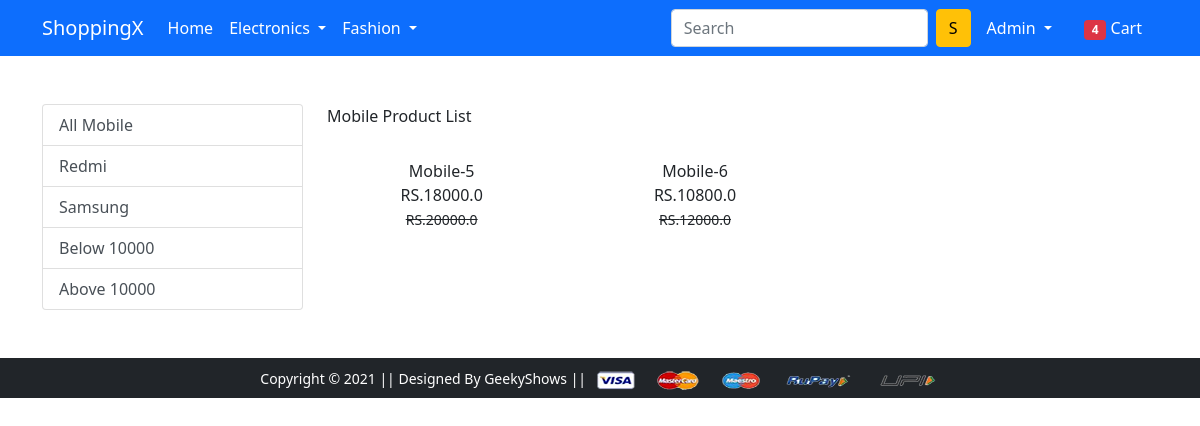
/mobile/above (signed in), run on the app's committed database.
### app/models.py (models this page shows, shortened)
class Product(models.Model):
    title=models.CharField(max_length=100)
    selling_price=models.FloatField()
    discounted_price = models.FloatField()
    description = models.TextField()
    brand = models.CharField(max_length=200)
    category= models.CharField(choices=CATEGORY_CHOICES,max_length=10)
    product_image = models.ImageField(upload_to='productimg')

### app/views.py (the view)
# urls.py: path('mobile/', views.mobile, name='mobile'),
@login_required
def mobile(request, data=None):
    print(data)
    if data is None:
        mobile = Product.objects.filter(category='M')
    elif data == 'Redmi' or data == 'Samsung':
        mobile = Product.objects.filter(category='M').filter(brand=data)
    elif data=='below':
        mobile = Product.objects.filter(category='M').filter(discounted_price__lt=10000)
    elif data == 'above':
        mobile = Product.objects.filter(category='M').filter(discounted_price__gt=10000)
    return render(request, 'app/mobile.html', {'mobile': mobile})

### app/templates/app/mobile.html (shortened to what this page needs)
{% extends 'app/base.html' %}
{% load static %}
{% block main-content %}
<div class="container my-5">
 <div class="row">
  <div class="col-sm-3">
   <div class="list-group">
    <a href="{% url 'mobile' %}" class="list-group-item list-group-item-action" aria-current="true">All Mobile</a>
     <a href="{% url 'mobiledata' 'Redmi' %}" class="list-group-item list-group-item-action" aria-current="true">Redmi</a>
     <a href="{% url 'mobiledata' 'Samsung' %}" class="list-group-item list-group-item-action" aria-current="true">Samsung</a>
     <a href="{% url 'mobiledata' 'below' %}" class="list-group-item list-group-item-action" aria-current="true">Below 10000</a>
 <a href="{% url 'mobiledata' 'above' %}" class="list-group-item list-group-item-action" aria-current="true">Above 10000</a>
  </div>
  </div>
  <div class="col-sm-8">
   Mobile Product List
   <div class="row">
    {% for product in mobile %}
    <div class="col-sm-4 text-center mb-4">
     <a href="{% url 'product-detail' product.id %}" class="btn">
      <div class="item">
       <div class="fw-fold">{{product.title}}</div>
       <div class="fw-fold">RS.{{product.discounted_price}}</div>
       <small class="fw-light text-decoration-line-through">RS.{{product.selling_price}}</small>
      </div>
     </a>
    </div>
  {% endfor %}
   </div>
  </div>
 </div>
</div>
{% endblock main-content %}

### app/templates/app/base.html (shortened to what this page needs)
<!doctype html>
{% load static %}
<html lang="en">
  <head>
    <link href="https://cdn.jsdelivr.net/npm/bootstrap@5.0.0-beta1/dist/css/bootstrap.min.css" rel="stylesheet">
    <link rel="stylesheet" href="{% static 'app/css/owl.carousel.min.css' %}">
    <link rel="stylesheet" href="{% static 'app/css/all.min.css' %}">
    <link rel="stylesheet" href="{% static 'app/css/style.css' %}">
  </head>
  <body>
    <nav class="navbar navbar-expand-lg navbar-dark bg-primary">
     <div class="container">
       <a class="navbar-brand" href="/">ShoppingX</a>
       <div class="collapse navbar-collapse" id="navbarSupportedContent">
         <ul class="navbar-nav me-auto mb-2 mb-lg-0">
           <li class="nav-item">
             <a class="nav-link active" aria-current="page" href="/">Home</a>
           </li>
           <li class="nav-item dropdown">
             <a class="nav-link dropdown-toggle text-white" href="#" id="electronicsDropdown" role="button" data-bs-toggle="dropdown" aria-expanded="false">
               Electronics
             </a>
           </li>
           <li class="nav-item dropdown">
             <a class="nav-link dropdown-toggle text-white" href="#" id="fashionDropdown" role="button" data-bs-toggle="dropdown" aria-expanded="false">
               Fashion
             </a>
           </li>
         </ul>
         <form class="d-flex">
           <input class="form-control me-2" type="search" placeholder="Search" aria-label="Search">
           <button class="btn btn-warning" type="submit">S</button>
         </form>
         <div>
          <ul class="navbar-nav me-auto mb-2 mb-lg-0">
              {% if request.user.is_authenticated %}
           <li class="nav-item dropdown mx-2">
              <a class="nav-link dropdown-toggle text-white" href="#" id="profileDropdown" role="button" data-bs-toggle="dropdown" aria-expanded="false">
                  {{request.user.username|capfirst}}
              </a>
            </li>
            <li class="nav-item mx-2">
             <a href="{% url 'showcart' %}" class="nav-link text-white"><span class="badge bg-danger">4</span> Cart </a>
            </li>
              {% endif %}
          </ul>
         </div>
       </div>
     </div>
    </nav>
    {% block main-content %} {% endblock main-content %}
    <footer class="container-fluid bg-dark text-center p-2 mt-5">
        <small class="text-white">Copyright &copy; 2021 || Designed By GeekyShows || </small>
        <img src="{% static 'app/images/payment.png' %}" alt="" srcset="" class="img-fluid" height="2px">
    </footer>
  </body>
</html>

### data on the page
Product: title "Mobile-5", discounted_price "18000.0", selling_price "20000.0"
Product: title "Mobile-6", discounted_price "10800.0", selling_price "12000.0"

### other printed values
{{ request.user.username|capfirst }} "Admin"
